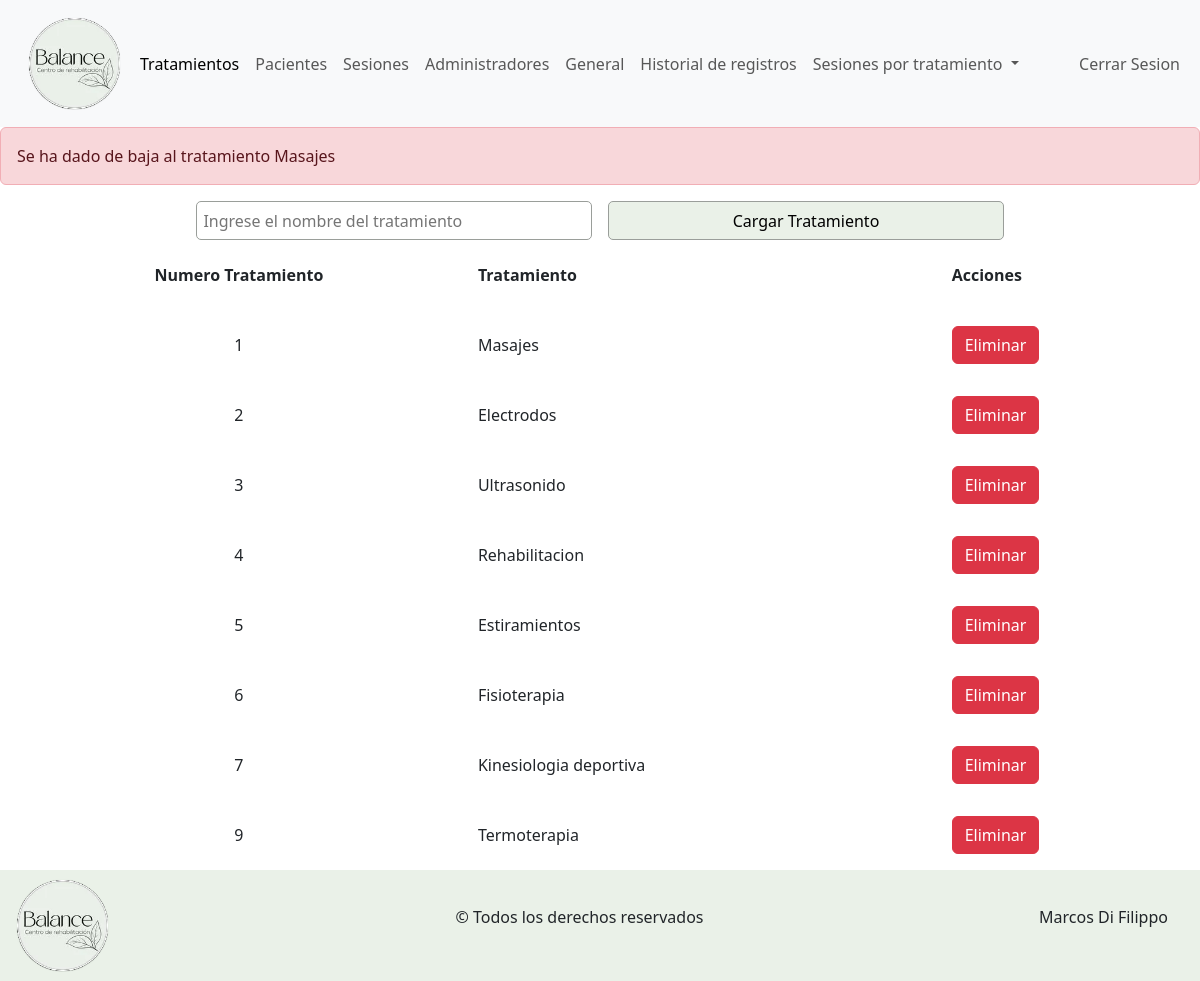
The app's page /admin/tratamientos.php?baja=Masajes (signed in) with its own data.
### tables this page shows
CREATE TABLE `tratamientos` (
  `id_tratamientos` int(11) NOT NULL,
  `nombre` varchar(45) NOT NULL
);

### admin/abml/lectura.php (called while the page is built, shortened)
<?php
    $lecturaTratamientos = "SELECT * FROM `tratamientos`";
?>

### admin/tratamientos.php (the view, shortened to what this page needs)
<?php
    include_once("../componentes-admin/header.php");
    include_once("./abml/lectura.php");
?>
<main>
    <section>
        <?php
            if (isset($_GET["baja"])) {
                $nombreTratamiento = $_GET["baja"];
                echo "<div class='alert alert-danger' role='alert'>
                        Se ha dado de baja al tratamiento $nombreTratamiento
                    </div>";
            }
        ?>
        <article class="article-alta-tratamiento">
            <form action="./abml/alta-tratamientos.php" method="post">
                <input type="text" name="tratamiento" placeholder="Ingrese el nombre del tratamiento">
                <input type="submit" value="Cargar Tratamiento">
            </form>
        </article>
        <article class="article-table">
            <table>
                <thead>
                    <th id="th-num-tratamiento">
                        Numero Tratamiento
                    </th>
                    <th>
                        Tratamiento
                    </th>
                    <th>
                        Acciones
                    </th>
                </thead>
                <tbody>
                    <?php
                        $tratamientos = mysqli_query($conexion, $lecturaTratamientos);
                        while ($tratamiento = mysqli_fetch_array($tratamientos)) {
                            echo "<tr>";
                            echo "<td class='num-tratamiento'>$tratamiento[id_tratamientos]</td>";
                            echo "<td>$tratamiento[nombre]</td>";
                            echo "<td><a class='btn btn-danger' href='./abml/baja.php?idT=$tratamiento[id_tratamientos]'>Eliminar</a></td>";
                            echo "</tr>";
                        }
                    ?>
                </tbody>
            </table>
        </article>
    </section>
</main>
<?php
    include_once("../componentes-admin/footer.php");
?>

### css-admin/main.css (style rules this page uses)
* { margin: 0; padding: 0; }
a { text-decoration: none; }
table { width: 100%; }
tr { height: 70px; transition: background-color 0.2s ease; }
#th-num-tratamiento { text-align: center; }
.num-tratamiento { text-align: center; }
input { padding: 0.4rem !important ; }
.article-alta-tratamiento { display: flex; justify-content: center; align-items: center; }
.article-alta-tratamiento form { display: flex; column-gap: 1rem; justify-content: center; align-items: center; width: 100%; }
.article-alta-tratamiento form > * { border: #9a9e9a solid 1px; border-radius: 5px; width: 33%; }
.article-alta-tratamiento form input[type=submit] { background-color: #EAF1E8; color: black; }

### records on screen
tratamientos: id_tratamientos "1", nombre "Masajes"
tratamientos: id_tratamientos "2", nombre "Electrodos"
tratamientos: id_tratamientos "3", nombre "Ultrasonido"
tratamientos: id_tratamientos "4", nombre "Rehabilitacion"
tratamientos: id_tratamientos "5", nombre "Estiramientos"
tratamientos: id_tratamientos "6", nombre "Fisioterapia"
tratamientos: id_tratamientos "7", nombre "Kinesiologia deportiva"
tratamientos: id_tratamientos "9", nombre "Termoterapia"

### other values on screen
$nombreTratamiento "Masajes"
